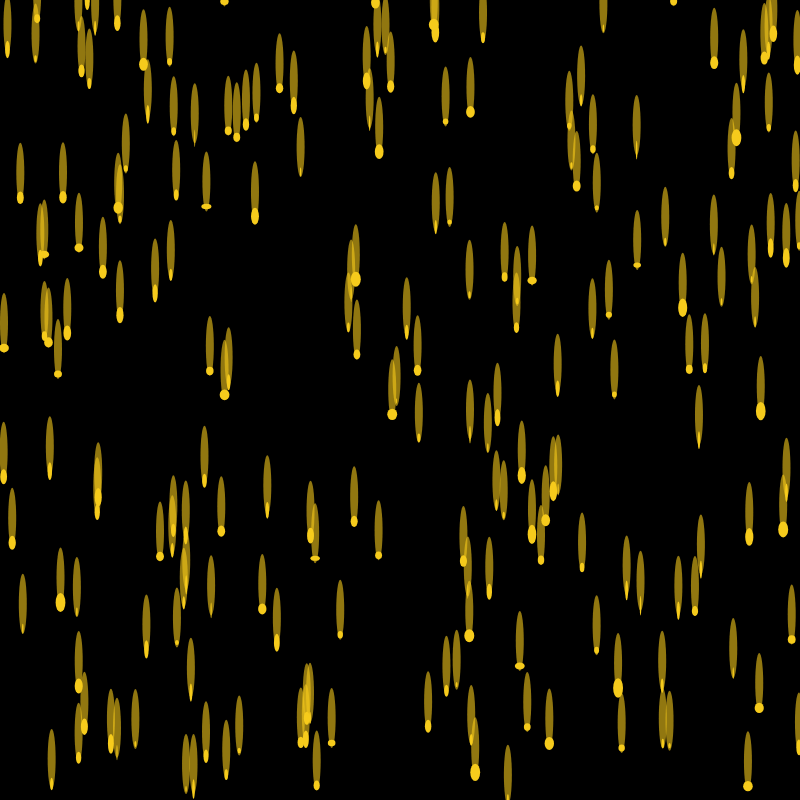
Frame 1 (no input)
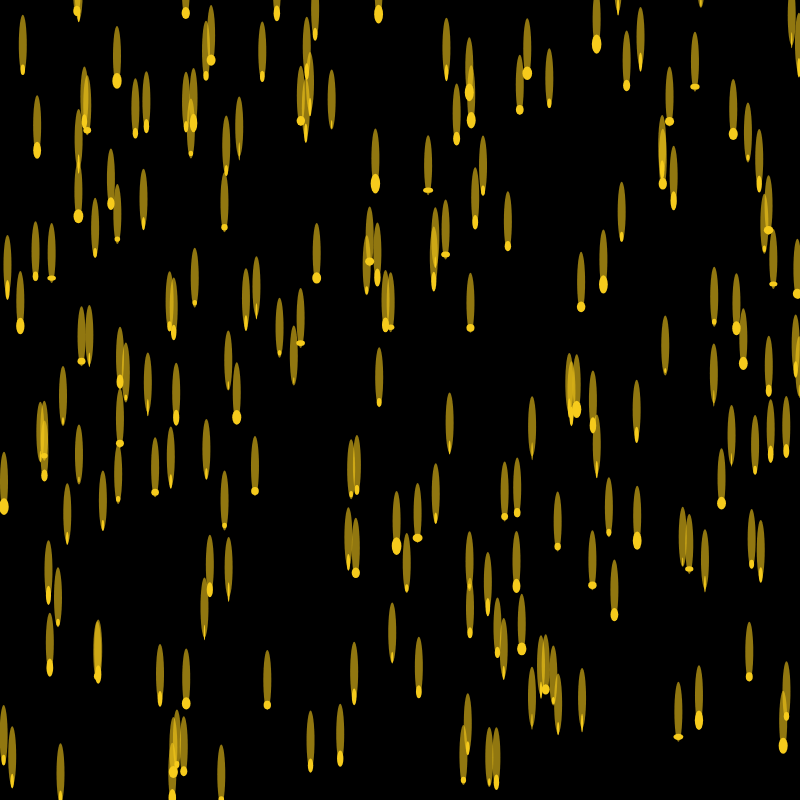
Frame 60 (no input)
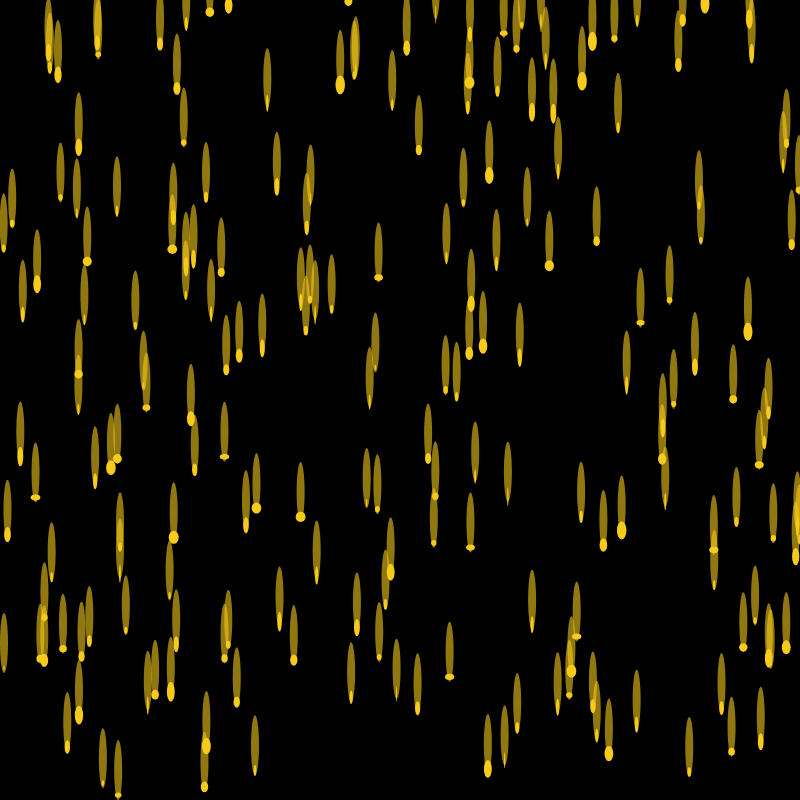
Frame 120 (the mouse pressed at the canvas centre since frame 60)

The p5.js sketch that drew these frames (run headless with seeded random() and noise() and a simulated clock; from frame 60 on, the mouse is pressed at the canvas centre):

// p5.js sketch
// ── sketch.js

class Star {
  constructor() {
    this.X = random(800)
    this.Y = random(800)
    this.colorBuilder()
    this.w = this.w
    this.h = this.h
    this.speed = random(2, 5)


  }

  colorBuilder () {
    var r = 246
    var g = 203
    var b = 28
    this.color = color(r, g, b, 255)

  }

  Draw () {
    let color = this.color
    let color1 = this.color


    fill(246, 203, 28, 150)
    noStroke()
    ellipse(this.X, this.Y - 25, 8, 60)
    noStroke()


    fill(color1)
    ellipse(this.X, this.Y, random(1, 10), random(5, 20))
    fill(255)





  }
  update () {


    this.Y += this.speed


    if (this.Y > 800) {
      this.Y -= 800
    }


  }

}
let starStorage = []
function setup () {



  createCanvas(800, 800)
  background(0)


  for (let i = 0; i < 200; i++) {
    starStorage.push(new Star())

  }
}

function draw () {

  background(0)
  fill(random(0, 1), random(0, 5), 255)



  for (let star of starStorage) {

    star.Draw()
    star.update()
  }

}
